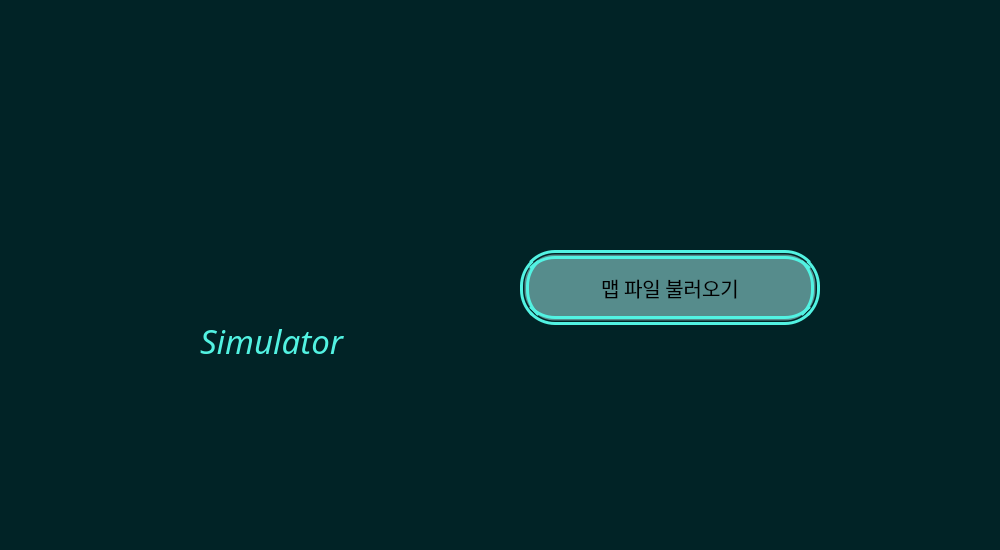
<?xml version="1.0" encoding="UTF-8"?>
<ui version="4.0">
 <class>homepage</class>
 <widget class="QMainWindow" name="homepage">
  <property name="geometry">
   <rect>
    <x>0</x>
    <y>0</y>
    <width>1000</width>
    <height>550</height>
   </rect>
  </property>
  <property name="windowTitle">
   <string>MainWindow</string>
  </property>
  <property name="styleSheet">
   <string notr="true">background-color: rgb(1,35,38);</string>
  </property>
  <widget class="QWidget" name="centralwidget">
   <widget class="QLabel" name="label_2">
    <property name="geometry">
     <rect>
      <x>200</x>
      <y>310</y>
      <width>151</width>
      <height>61</height>
     </rect>
    </property>
    <property name="font">
     <font>
      <family>휴먼모음T</family>
      <pointsize>25</pointsize>
      <italic>true</italic>
     </font>
    </property>
    <property name="styleSheet">
     <string notr="true">color: rgb(82,242,226);</string>
    </property>
    <property name="text">
     <string>Simulator</string>
    </property>
   </widget>
   <widget class="QLabel" name="logolabel">
    <property name="geometry">
     <rect>
      <x>220</x>
      <y>200</y>
      <width>121</width>
      <height>111</height>
     </rect>
    </property>
    <property name="text">
     <string>&lt;html&gt;&lt;head/&gt;&lt;body&gt;&lt;p&gt;&lt;br/&gt;&lt;/p&gt;&lt;/body&gt;&lt;/html&gt;</string>
    </property>
   </widget>
   <widget class="QPushButton" name="loadMap">
    <property name="geometry">
     <rect>
      <x>520</x>
      <y>250</y>
      <width>300</width>
      <height>75</height>
     </rect>
    </property>
    <property name="sizePolicy">
     <sizepolicy hsizetype="Fixed" vsizetype="Fixed">
      <horstretch>0</horstretch>
      <verstretch>0</verstretch>
     </sizepolicy>
    </property>
    <property name="minimumSize">
     <size>
      <width>300</width>
      <height>75</height>
     </size>
    </property>
    <property name="font">
     <font>
      <family>나눔고딕 ExtraBold</family>
      <pointsize>15</pointsize>
     </font>
    </property>
    <property name="styleSheet">
     <string notr="true">color: rgb(0,0,0);
background-color: rgb(86,140,140);
border-radius: 35px;
border: 9px double rgb(82,242,226);</string>
    </property>
    <property name="text">
     <string>맵 파일 불러오기</string>
    </property>
   </widget>
  </widget>
  <widget class="QStatusBar" name="statusbar"/>
 </widget>
 <resources/>
 <connections/>
</ui>
